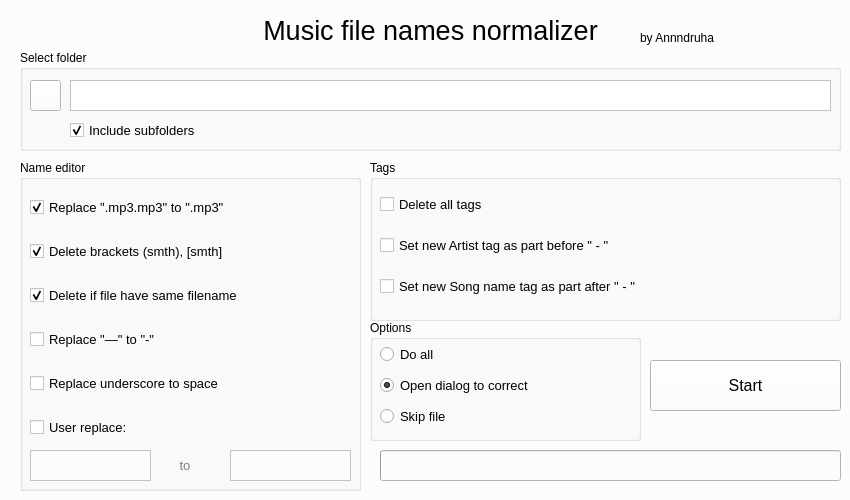
<?xml version="1.0" encoding="UTF-8"?>
<ui version="4.0">
 <class>MainWindow</class>
 <widget class="QMainWindow" name="MainWindow">
  <property name="geometry">
   <rect>
    <x>0</x>
    <y>0</y>
    <width>850</width>
    <height>500</height>
   </rect>
  </property>
  <property name="minimumSize">
   <size>
    <width>850</width>
    <height>500</height>
   </size>
  </property>
  <property name="maximumSize">
   <size>
    <width>850</width>
    <height>500</height>
   </size>
  </property>
  <property name="palette">
   <palette>
    <active>
     <colorrole role="WindowText">
      <brush brushstyle="SolidPattern">
       <color alpha="255">
        <red>0</red>
        <green>0</green>
        <blue>0</blue>
       </color>
      </brush>
     </colorrole>
     <colorrole role="Button">
      <brush brushstyle="SolidPattern">
       <color alpha="255">
        <red>252</red>
        <green>252</green>
        <blue>252</blue>
       </color>
      </brush>
     </colorrole>
     <colorrole role="Light">
      <brush brushstyle="SolidPattern">
       <color alpha="255">
        <red>255</red>
        <green>255</green>
        <blue>255</blue>
       </color>
      </brush>
     </colorrole>
     <colorrole role="Midlight">
      <brush brushstyle="SolidPattern">
       <color alpha="255">
        <red>253</red>
        <green>253</green>
        <blue>253</blue>
       </color>
      </brush>
     </colorrole>
     <colorrole role="Dark">
      <brush brushstyle="SolidPattern">
       <color alpha="255">
        <red>126</red>
        <green>126</green>
        <blue>126</blue>
       </color>
      </brush>
     </colorrole>
     <colorrole role="Mid">
      <brush brushstyle="SolidPattern">
       <color alpha="255">
        <red>168</red>
        <green>168</green>
        <blue>168</blue>
       </color>
      </brush>
     </colorrole>
     <colorrole role="Text">
      <brush brushstyle="SolidPattern">
       <color alpha="255">
        <red>0</red>
        <green>0</green>
        <blue>0</blue>
       </color>
      </brush>
     </colorrole>
     <colorrole role="BrightText">
      <brush brushstyle="SolidPattern">
       <color alpha="255">
        <red>255</red>
        <green>255</green>
        <blue>255</blue>
       </color>
      </brush>
     </colorrole>
     <colorrole role="ButtonText">
      <brush brushstyle="SolidPattern">
       <color alpha="255">
        <red>0</red>
        <green>0</green>
        <blue>0</blue>
       </color>
      </brush>
     </colorrole>
     <colorrole role="Base">
      <brush brushstyle="SolidPattern">
       <color alpha="255">
        <red>255</red>
        <green>255</green>
        <blue>255</blue>
       </color>
      </brush>
     </colorrole>
     <colorrole role="Window">
      <brush brushstyle="SolidPattern">
       <color alpha="255">
        <red>252</red>
        <green>252</green>
        <blue>252</blue>
       </color>
      </brush>
     </colorrole>
     <colorrole role="Shadow">
      <brush brushstyle="SolidPattern">
       <color alpha="255">
        <red>0</red>
        <green>0</green>
        <blue>0</blue>
       </color>
      </brush>
     </colorrole>
     <colorrole role="AlternateBase">
      <brush brushstyle="SolidPattern">
       <color alpha="255">
        <red>253</red>
        <green>253</green>
        <blue>253</blue>
       </color>
      </brush>
     </colorrole>
     <colorrole role="ToolTipBase">
      <brush brushstyle="SolidPattern">
       <color alpha="255">
        <red>255</red>
        <green>255</green>
        <blue>220</blue>
       </color>
      </brush>
     </colorrole>
     <colorrole role="ToolTipText">
      <brush brushstyle="SolidPattern">
       <color alpha="255">
        <red>0</red>
        <green>0</green>
        <blue>0</blue>
       </color>
      </brush>
     </colorrole>
     <colorrole role="PlaceholderText">
      <brush brushstyle="SolidPattern">
       <color alpha="128">
        <red>0</red>
        <green>0</green>
        <blue>0</blue>
       </color>
      </brush>
     </colorrole>
    </active>
    <inactive>
     <colorrole role="WindowText">
      <brush brushstyle="SolidPattern">
       <color alpha="255">
        <red>0</red>
        <green>0</green>
        <blue>0</blue>
       </color>
      </brush>
     </colorrole>
     <colorrole role="Button">
      <brush brushstyle="SolidPattern">
       <color alpha="255">
        <red>252</red>
        <green>252</green>
        <blue>252</blue>
       </color>
      </brush>
     </colorrole>
     <colorrole role="Light">
      <brush brushstyle="SolidPattern">
       <color alpha="255">
        <red>255</red>
        <green>255</green>
        <blue>255</blue>
       </color>
      </brush>
     </colorrole>
     <colorrole role="Midlight">
      <brush brushstyle="SolidPattern">
       <color alpha="255">
        <red>253</red>
        <green>253</green>
        <blue>253</blue>
       </color>
      </brush>
     </colorrole>
     <colorrole role="Dark">
      <brush brushstyle="SolidPattern">
       <color alpha="255">
        <red>126</red>
        <green>126</green>
        <blue>126</blue>
       </color>
      </brush>
     </colorrole>
     <colorrole role="Mid">
      <brush brushstyle="SolidPattern">
       <color alpha="255">
        <red>168</red>
        <green>168</green>
        <blue>168</blue>
       </color>
      </brush>
     </colorrole>
     <colorrole role="Text">
      <brush brushstyle="SolidPattern">
       <color alpha="255">
        <red>0</red>
        <green>0</green>
        <blue>0</blue>
       </color>
      </brush>
     </colorrole>
     <colorrole role="BrightText">
      <brush brushstyle="SolidPattern">
       <color alpha="255">
        <red>255</red>
        <green>255</green>
        <blue>255</blue>
       </color>
      </brush>
     </colorrole>
     <colorrole role="ButtonText">
      <brush brushstyle="SolidPattern">
       <color alpha="255">
        <red>0</red>
        <green>0</green>
        <blue>0</blue>
       </color>
      </brush>
     </colorrole>
     <colorrole role="Base">
      <brush brushstyle="SolidPattern">
       <color alpha="255">
        <red>255</red>
        <green>255</green>
        <blue>255</blue>
       </color>
      </brush>
     </colorrole>
     <colorrole role="Window">
      <brush brushstyle="SolidPattern">
       <color alpha="255">
        <red>252</red>
        <green>252</green>
        <blue>252</blue>
       </color>
      </brush>
     </colorrole>
     <colorrole role="Shadow">
      <brush brushstyle="SolidPattern">
       <color alpha="255">
        <red>0</red>
        <green>0</green>
        <blue>0</blue>
       </color>
      </brush>
     </colorrole>
     <colorrole role="AlternateBase">
      <brush brushstyle="SolidPattern">
       <color alpha="255">
        <red>253</red>
        <green>253</green>
        <blue>253</blue>
       </color>
      </brush>
     </colorrole>
     <colorrole role="ToolTipBase">
      <brush brushstyle="SolidPattern">
       <color alpha="255">
        <red>255</red>
        <green>255</green>
        <blue>220</blue>
       </color>
      </brush>
     </colorrole>
     <colorrole role="ToolTipText">
      <brush brushstyle="SolidPattern">
       <color alpha="255">
        <red>0</red>
        <green>0</green>
        <blue>0</blue>
       </color>
      </brush>
     </colorrole>
     <colorrole role="PlaceholderText">
      <brush brushstyle="SolidPattern">
       <color alpha="128">
        <red>0</red>
        <green>0</green>
        <blue>0</blue>
       </color>
      </brush>
     </colorrole>
    </inactive>
    <disabled>
     <colorrole role="WindowText">
      <brush brushstyle="SolidPattern">
       <color alpha="255">
        <red>126</red>
        <green>126</green>
        <blue>126</blue>
       </color>
      </brush>
     </colorrole>
     <colorrole role="Button">
      <brush brushstyle="SolidPattern">
       <color alpha="255">
        <red>252</red>
        <green>252</green>
        <blue>252</blue>
       </color>
      </brush>
     </colorrole>
     <colorrole role="Light">
      <brush brushstyle="SolidPattern">
       <color alpha="255">
        <red>255</red>
        <green>255</green>
        <blue>255</blue>
       </color>
      </brush>
     </colorrole>
     <colorrole role="Midlight">
      <brush brushstyle="SolidPattern">
       <color alpha="255">
        <red>253</red>
        <green>253</green>
        <blue>253</blue>
       </color>
      </brush>
     </colorrole>
     <colorrole role="Dark">
      <brush brushstyle="SolidPattern">
       <color alpha="255">
        <red>126</red>
        <green>126</green>
        <blue>126</blue>
       </color>
      </brush>
     </colorrole>
     <colorrole role="Mid">
      <brush brushstyle="SolidPattern">
       <color alpha="255">
        <red>168</red>
        <green>168</green>
        <blue>168</blue>
       </color>
      </brush>
     </colorrole>
     <colorrole role="Text">
      <brush brushstyle="SolidPattern">
       <color alpha="255">
        <red>126</red>
        <green>126</green>
        <blue>126</blue>
       </color>
      </brush>
     </colorrole>
     <colorrole role="BrightText">
      <brush brushstyle="SolidPattern">
       <color alpha="255">
        <red>255</red>
        <green>255</green>
        <blue>255</blue>
       </color>
      </brush>
     </colorrole>
     <colorrole role="ButtonText">
      <brush brushstyle="SolidPattern">
       <color alpha="255">
        <red>126</red>
        <green>126</green>
        <blue>126</blue>
       </color>
      </brush>
     </colorrole>
     <colorrole role="Base">
      <brush brushstyle="SolidPattern">
       <color alpha="255">
        <red>252</red>
        <green>252</green>
        <blue>252</blue>
       </color>
      </brush>
     </colorrole>
     <colorrole role="Window">
      <brush brushstyle="SolidPattern">
       <color alpha="255">
        <red>252</red>
        <green>252</green>
        <blue>252</blue>
       </color>
      </brush>
     </colorrole>
     <colorrole role="Shadow">
      <brush brushstyle="SolidPattern">
       <color alpha="255">
        <red>0</red>
        <green>0</green>
        <blue>0</blue>
       </color>
      </brush>
     </colorrole>
     <colorrole role="AlternateBase">
      <brush brushstyle="SolidPattern">
       <color alpha="255">
        <red>252</red>
        <green>252</green>
        <blue>252</blue>
       </color>
      </brush>
     </colorrole>
     <colorrole role="ToolTipBase">
      <brush brushstyle="SolidPattern">
       <color alpha="255">
        <red>255</red>
        <green>255</green>
        <blue>220</blue>
       </color>
      </brush>
     </colorrole>
     <colorrole role="ToolTipText">
      <brush brushstyle="SolidPattern">
       <color alpha="255">
        <red>0</red>
        <green>0</green>
        <blue>0</blue>
       </color>
      </brush>
     </colorrole>
     <colorrole role="PlaceholderText">
      <brush brushstyle="SolidPattern">
       <color alpha="128">
        <red>0</red>
        <green>0</green>
        <blue>0</blue>
       </color>
      </brush>
     </colorrole>
    </disabled>
   </palette>
  </property>
  <property name="windowTitle">
   <string>Music file names normalizer</string>
  </property>
  <property name="windowIcon">
   <iconset>
    <normaloff>resources/icon.ico</normaloff>resources/icon.ico</iconset>
  </property>
  <widget class="QWidget" name="widget">
   <widget class="QLabel" name="label_program_name">
    <property name="geometry">
     <rect>
      <x>220</x>
      <y>10</y>
      <width>421</width>
      <height>41</height>
     </rect>
    </property>
    <property name="font">
     <font>
      <pointsize>20</pointsize>
      <weight>50</weight>
      <bold>false</bold>
     </font>
    </property>
    <property name="text">
     <string>Music file names normalizer</string>
    </property>
    <property name="scaledContents">
     <bool>false</bool>
    </property>
    <property name="alignment">
     <set>Qt::AlignCenter</set>
    </property>
   </widget>
   <widget class="QGroupBox" name="group_names">
    <property name="geometry">
     <rect>
      <x>20</x>
      <y>160</y>
      <width>341</width>
      <height>331</height>
     </rect>
    </property>
    <property name="title">
     <string>Name editor</string>
    </property>
    <widget class="QWidget" name="verticalLayoutWidget">
     <property name="geometry">
      <rect>
       <x>10</x>
       <y>20</y>
       <width>321</width>
       <height>281</height>
      </rect>
     </property>
     <layout class="QVBoxLayout" name="name_layout">
      <item>
       <widget class="QCheckBox" name="checkBox_mp3">
        <property name="font">
         <font>
          <pointsize>10</pointsize>
         </font>
        </property>
        <property name="text">
         <string>Replace &quot;.mp3.mp3&quot; to &quot;.mp3&quot;</string>
        </property>
        <property name="checked">
         <bool>true</bool>
        </property>
       </widget>
      </item>
      <item>
       <widget class="QCheckBox" name="checkBox_brackets">
        <property name="font">
         <font>
          <pointsize>10</pointsize>
         </font>
        </property>
        <property name="text">
         <string>Delete brackets (smth), [smth]</string>
        </property>
        <property name="checked">
         <bool>true</bool>
        </property>
       </widget>
      </item>
      <item>
       <widget class="QCheckBox" name="checkBox_apostrophe">
        <property name="font">
         <font>
          <pointsize>10</pointsize>
         </font>
        </property>
        <property name="text">
         <string>Delete if file have same filename</string>
        </property>
        <property name="checked">
         <bool>true</bool>
        </property>
       </widget>
      </item>
      <item>
       <widget class="QCheckBox" name="checkBox_defis">
        <property name="font">
         <font>
          <pointsize>10</pointsize>
         </font>
        </property>
        <property name="text">
         <string>Replace &quot;—&quot; to &quot;-&quot;</string>
        </property>
       </widget>
      </item>
      <item>
       <widget class="QCheckBox" name="checkBox_underscore">
        <property name="font">
         <font>
          <pointsize>10</pointsize>
          <weight>50</weight>
          <bold>false</bold>
         </font>
        </property>
        <property name="text">
         <string>Replace underscore to space</string>
        </property>
       </widget>
      </item>
      <item>
       <widget class="QCheckBox" name="checkBox_user_replace">
        <property name="font">
         <font>
          <pointsize>10</pointsize>
         </font>
        </property>
        <property name="text">
         <string>User replace:</string>
        </property>
       </widget>
      </item>
     </layout>
    </widget>
    <widget class="QPlainTextEdit" name="plainTextEdit_from">
     <property name="enabled">
      <bool>false</bool>
     </property>
     <property name="geometry">
      <rect>
       <x>10</x>
       <y>290</y>
       <width>121</width>
       <height>31</height>
      </rect>
     </property>
     <property name="font">
      <font>
       <pointsize>10</pointsize>
      </font>
     </property>
    </widget>
    <widget class="QPlainTextEdit" name="plainTextEdit_to">
     <property name="enabled">
      <bool>false</bool>
     </property>
     <property name="geometry">
      <rect>
       <x>210</x>
       <y>290</y>
       <width>121</width>
       <height>31</height>
      </rect>
     </property>
     <property name="font">
      <font>
       <pointsize>10</pointsize>
      </font>
     </property>
    </widget>
    <widget class="QLabel" name="label_replace_to">
     <property name="enabled">
      <bool>false</bool>
     </property>
     <property name="geometry">
      <rect>
       <x>140</x>
       <y>290</y>
       <width>50</width>
       <height>30</height>
      </rect>
     </property>
     <property name="font">
      <font>
       <pointsize>10</pointsize>
      </font>
     </property>
     <property name="text">
      <string>to</string>
     </property>
     <property name="alignment">
      <set>Qt::AlignCenter</set>
     </property>
    </widget>
   </widget>
   <widget class="QGroupBox" name="group_file_open">
    <property name="geometry">
     <rect>
      <x>20</x>
      <y>50</y>
      <width>821</width>
      <height>101</height>
     </rect>
    </property>
    <property name="title">
     <string>Select folder</string>
    </property>
    <widget class="QPushButton" name="pushButton_path">
     <property name="geometry">
      <rect>
       <x>10</x>
       <y>30</y>
       <width>31</width>
       <height>31</height>
      </rect>
     </property>
     <property name="text">
      <string/>
     </property>
     <property name="icon">
      <iconset>
       <normaloff>resources/folder-outline.ico</normaloff>resources/folder-outline.ico</iconset>
     </property>
    </widget>
    <widget class="QPlainTextEdit" name="plainTextEdit_filepath">
     <property name="geometry">
      <rect>
       <x>50</x>
       <y>30</y>
       <width>761</width>
       <height>31</height>
      </rect>
     </property>
     <property name="font">
      <font>
       <pointsize>10</pointsize>
      </font>
     </property>
    </widget>
    <widget class="QCheckBox" name="check_include_subfolder">
     <property name="geometry">
      <rect>
       <x>50</x>
       <y>70</y>
       <width>341</width>
       <height>20</height>
      </rect>
     </property>
     <property name="font">
      <font>
       <pointsize>10</pointsize>
      </font>
     </property>
     <property name="text">
      <string>Include subfolders</string>
     </property>
     <property name="checked">
      <bool>true</bool>
     </property>
    </widget>
   </widget>
   <widget class="QGroupBox" name="group_options">
    <property name="geometry">
     <rect>
      <x>370</x>
      <y>320</y>
      <width>271</width>
      <height>121</height>
     </rect>
    </property>
    <property name="title">
     <string>Options</string>
    </property>
    <widget class="QWidget" name="verticalLayoutWidget_2">
     <property name="geometry">
      <rect>
       <x>10</x>
       <y>20</y>
       <width>253</width>
       <height>91</height>
      </rect>
     </property>
     <layout class="QVBoxLayout" name="options_layout">
      <item>
       <widget class="QRadioButton" name="radioButton_all">
        <property name="font">
         <font>
          <pointsize>10</pointsize>
         </font>
        </property>
        <property name="text">
         <string>Do all</string>
        </property>
        <property name="checked">
         <bool>false</bool>
        </property>
       </widget>
      </item>
      <item>
       <widget class="QRadioButton" name="radioButton__dialog">
        <property name="font">
         <font>
          <pointsize>10</pointsize>
         </font>
        </property>
        <property name="text">
         <string>Open dialog to correct</string>
        </property>
        <property name="checked">
         <bool>true</bool>
        </property>
       </widget>
      </item>
      <item>
       <widget class="QRadioButton" name="radioButton__skip">
        <property name="font">
         <font>
          <pointsize>10</pointsize>
         </font>
        </property>
        <property name="text">
         <string>Skip file</string>
        </property>
       </widget>
      </item>
     </layout>
    </widget>
   </widget>
   <widget class="QPushButton" name="pushButton_start">
    <property name="geometry">
     <rect>
      <x>650</x>
      <y>360</y>
      <width>191</width>
      <height>51</height>
     </rect>
    </property>
    <property name="font">
     <font>
      <pointsize>12</pointsize>
     </font>
    </property>
    <property name="text">
     <string>Start</string>
    </property>
   </widget>
   <widget class="QGroupBox" name="group_tags">
    <property name="geometry">
     <rect>
      <x>370</x>
      <y>160</y>
      <width>471</width>
      <height>161</height>
     </rect>
    </property>
    <property name="title">
     <string>Tags</string>
    </property>
    <widget class="QWidget" name="verticalLayoutWidget_3">
     <property name="geometry">
      <rect>
       <x>10</x>
       <y>20</y>
       <width>471</width>
       <height>131</height>
      </rect>
     </property>
     <layout class="QVBoxLayout" name="tags_layout">
      <item>
       <widget class="QCheckBox" name="checkBox_delete_tags">
        <property name="font">
         <font>
          <pointsize>10</pointsize>
         </font>
        </property>
        <property name="text">
         <string>Delete all tags</string>
        </property>
        <property name="checked">
         <bool>false</bool>
        </property>
       </widget>
      </item>
      <item>
       <widget class="QCheckBox" name="checkBox_set_artist_tag">
        <property name="font">
         <font>
          <pointsize>10</pointsize>
         </font>
        </property>
        <property name="text">
         <string>Set new Artist tag as part before &quot; - &quot;</string>
        </property>
        <property name="checked">
         <bool>false</bool>
        </property>
       </widget>
      </item>
      <item>
       <widget class="QCheckBox" name="checkBox_set_song_tag">
        <property name="font">
         <font>
          <pointsize>10</pointsize>
         </font>
        </property>
        <property name="text">
         <string>Set new Song name tag as part after &quot; - &quot;</string>
        </property>
        <property name="checked">
         <bool>false</bool>
        </property>
       </widget>
      </item>
     </layout>
    </widget>
   </widget>
   <widget class="QProgressBar" name="progressBar">
    <property name="enabled">
     <bool>false</bool>
    </property>
    <property name="geometry">
     <rect>
      <x>380</x>
      <y>450</y>
      <width>461</width>
      <height>31</height>
     </rect>
    </property>
    <property name="font">
     <font>
      <pointsize>10</pointsize>
     </font>
    </property>
    <property name="value">
     <number>0</number>
    </property>
    <property name="textVisible">
     <bool>false</bool>
    </property>
    <property name="textDirection">
     <enum>QProgressBar::TopToBottom</enum>
    </property>
   </widget>
   <widget class="QLabel" name="label__autor">
    <property name="geometry">
     <rect>
      <x>640</x>
      <y>30</y>
      <width>101</width>
      <height>16</height>
     </rect>
    </property>
    <property name="text">
     <string>by Annndruha</string>
    </property>
   </widget>
  </widget>
 </widget>
 <tabstops>
  <tabstop>pushButton_path</tabstop>
  <tabstop>plainTextEdit_filepath</tabstop>
  <tabstop>check_include_subfolder</tabstop>
  <tabstop>checkBox_mp3</tabstop>
  <tabstop>checkBox_brackets</tabstop>
  <tabstop>checkBox_apostrophe</tabstop>
  <tabstop>checkBox_defis</tabstop>
  <tabstop>checkBox_underscore</tabstop>
  <tabstop>checkBox_user_replace</tabstop>
  <tabstop>plainTextEdit_from</tabstop>
  <tabstop>plainTextEdit_to</tabstop>
  <tabstop>checkBox_delete_tags</tabstop>
  <tabstop>checkBox_set_artist_tag</tabstop>
  <tabstop>checkBox_set_song_tag</tabstop>
  <tabstop>radioButton_all</tabstop>
  <tabstop>radioButton__dialog</tabstop>
  <tabstop>radioButton__skip</tabstop>
  <tabstop>pushButton_start</tabstop>
 </tabstops>
 <resources/>
 <connections/>
</ui>
